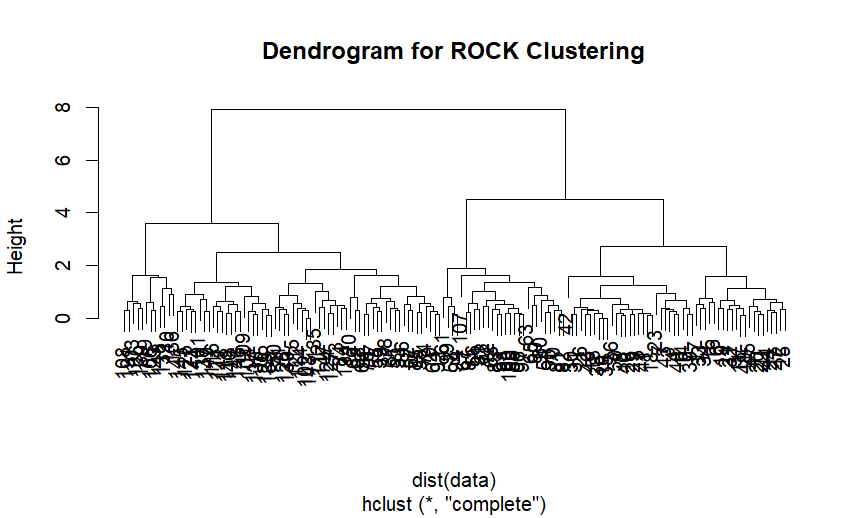

This chart was generated by the following R code:
# Load required libraries
library(cluster)

# Load the dataset
data <- read.csv("C:/Users/HP/Downloads/Data.csv")

# Check for missing values
missing_values <- sum(is.na(data))

# If missing values are present, handle them
if (missing_values > 0) {
  # If missing values are few, remove rows with missing values
  if (missing_values < nrow(data)) {
    data <- na.omit(data)
  } else {
    stop("Missing values are present in all rows of the dataset.")
  }
}

# Convert non-numeric values to numeric (if necessary)
data <- as.data.frame(apply(data, 2, as.numeric))

# Perform clustering with ROCK method
rock_clusters <- pam(dist(data), k = 5, cluster.only = TRUE)

# Calculate clustering statistics
rock_stats <- cluster.stats(dist(data), clustering = rock_clusters)

# Print cluster information
print(rock_stats)

# Plot dendrogram
plot(hclust(dist(data)), main = "Dendrogram for ROCK Clustering")
